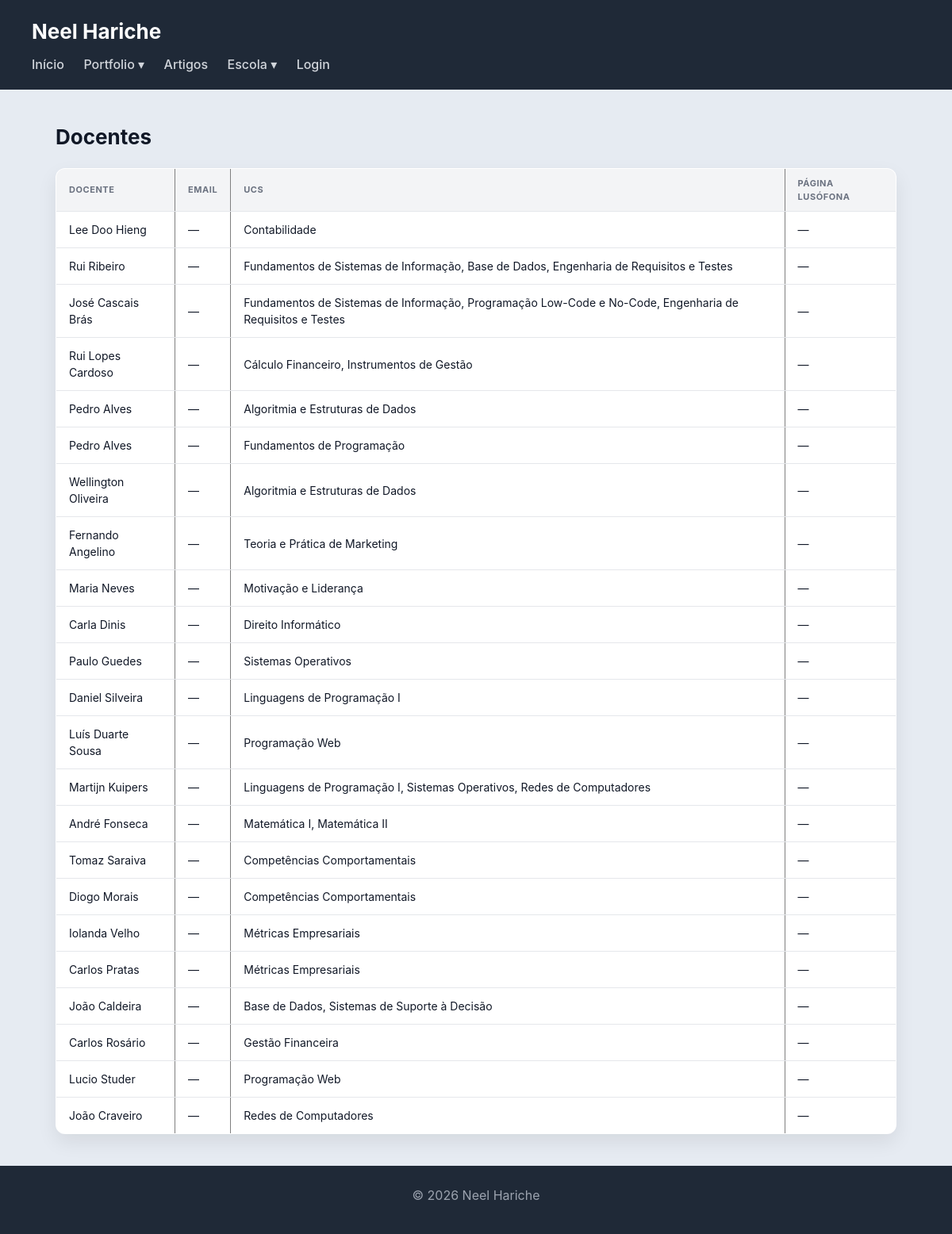
/docentes/, run on the app's committed database.
### portfolio/models.py (models this page shows, shortened)
class Docente(models.Model):
    nome = models.CharField(max_length=150)
    email = models.EmailField(blank=True)
    foto = models.ImageField(upload_to='docentes/', blank=True, null=True)
    url_pagina_lusofona = models.URLField(blank=True)

class UnidadeCurricular(models.Model):
    nome = models.CharField(max_length=150)
    ano = models.IntegerField()
    semestre = models.IntegerField()
    ects = models.IntegerField()
    descricao = models.TextField(blank=True)
    imagem = models.ImageField(upload_to='ucs/', blank=True, null=True)
    licenciatura = models.ForeignKey(Licenciatura, on_delete=models.CASCADE, related_name='ucs')
    docentes = models.ManyToManyField(Docente, blank=True, related_name='ucs')

### portfolio/views.py (the view)
# urls.py: path('docentes/', views.docentes_view, name='docentes'),
def docentes_view(request):
    docentes = Docente.objects.prefetch_related('ucs').all()
    return render(request, 'portfolio/docentes_list.html', {'docentes': docentes})

### portfolio/templates/portfolio/docentes_list.html (shortened to what this page needs)
{% extends 'portfolio/base.html' %}
{% block content %}
<h2>Docentes</h2>
<section>
    <table border="1">
        <thead>
            <tr>
                <th>Docente</th>
                <th>Email</th>
                <th>UCs</th>
                <th>Página Lusófona</th>
            </tr>
        </thead>
        <tbody>
        {% for d in docentes %}
            <tr>
                <td>
                    {{ d.nome }}
                </td>
                <td>{{ d.email|default:"—" }}</td>
                <td>{% for uc in d.ucs.all %}{{ uc.nome }}{% if not forloop.last %}, {% endif %}{% empty %}—{% endfor %}</td>
                <td>{% if d.url_pagina_lusofona %}<a href="{{ d.url_pagina_lusofona }}" target="_blank">Perfil</a>{% else %}—{% endif %}</td>
            </tr>
        {% empty %}
            <tr><td colspan="4">Nenhum docente adicionado ainda.</td></tr>
        {% endfor %}
        </tbody>
    </table>
</section>
{% endblock %}

### portfolio/static/portfolio/style.css (style rules this page uses)
* { box-sizing: border-box; margin: 0; padding: 0; }
body { font-family: "Inter", "Segoe UI", system-ui, -apple-system, sans-serif; background: #e6ebf2; color: #111827; line-height: 1.5; }
h2 { margin-bottom: 20px; font-size: 26px; }
table { width: 100%; border-collapse: collapse; background: white; border-radius: 12px; overflow: hidden; box-shadow: 0 10px 25px rgba(0,0,0,0.08); }
th { background: #f3f4f6; padding: 10px 16px; text-align: left; font-size: 11px; text-transform: uppercase; color: #6b7280; letter-spacing: 0.05em; }
td { padding: 12px 16px; border-top: 1px solid #e5e7eb; font-size: 14px; }

### data on the page
Docente: nome "Lee Doo Hieng", email "—"
UnidadeCurricular: nome "Contabilidade"
Docente: nome "Rui Ribeiro", email "—"
UnidadeCurricular: nome "Fundamentos de Sistemas de Informação"
UnidadeCurricular: nome "Base de Dados"
UnidadeCurricular: nome "Engenharia de Requisitos e Testes"
Docente: nome "José Cascais Brás", email "—"
UnidadeCurricular: nome "Programação Low-Code e No-Code"
Docente: nome "Rui Lopes Cardoso", email "—"
UnidadeCurricular: nome "Cálculo Financeiro"
UnidadeCurricular: nome "Instrumentos de Gestão"
Docente: nome "Pedro Alves", email "—"
UnidadeCurricular: nome "Algoritmia e Estruturas de Dados"
Docente: nome "Pedro Alves", email "—"
UnidadeCurricular: nome "Fundamentos de Programação"
Docente: nome "Wellington Oliveira", email "—"
Docente: nome "Fernando Angelino", email "—"
UnidadeCurricular: nome "Teoria e Prática de Marketing"
Docente: nome "Maria Neves", email "—"
UnidadeCurricular: nome "Motivação e Liderança"
Docente: nome "Carla Dinis", email "—"
UnidadeCurricular: nome "Direito Informático"
Docente: nome "Paulo Guedes", email "—"
UnidadeCurricular: nome "Sistemas Operativos"
Docente: nome "Daniel Silveira", email "—"
UnidadeCurricular: nome "Linguagens de Programação I"
Docente: nome "Luís Duarte Sousa", email "—"
UnidadeCurricular: nome "Programação Web"
Docente: nome "Martijn Kuipers", email "—"
UnidadeCurricular: nome "Redes de Computadores"
Docente: nome "André Fonseca", email "—"
UnidadeCurricular: nome "Matemática I"
UnidadeCurricular: nome "Matemática II"
Docente: nome "Tomaz Saraiva", email "—"
UnidadeCurricular: nome "Competências Comportamentais"
Docente: nome "Diogo Morais", email "—"
Docente: nome "Iolanda Velho", email "—"
UnidadeCurricular: nome "Métricas Empresariais"
Docente: nome "Carlos Pratas", email "—"
Docente: nome "João Caldeira", email "—"
UnidadeCurricular: nome "Sistemas de Suporte à Decisão"
Docente: nome "Carlos Rosário", email "—"
UnidadeCurricular: nome "Gestão Financeira"
Docente: nome "Lucio Studer", email "—"
Docente: nome "João Craveiro", email "—"
